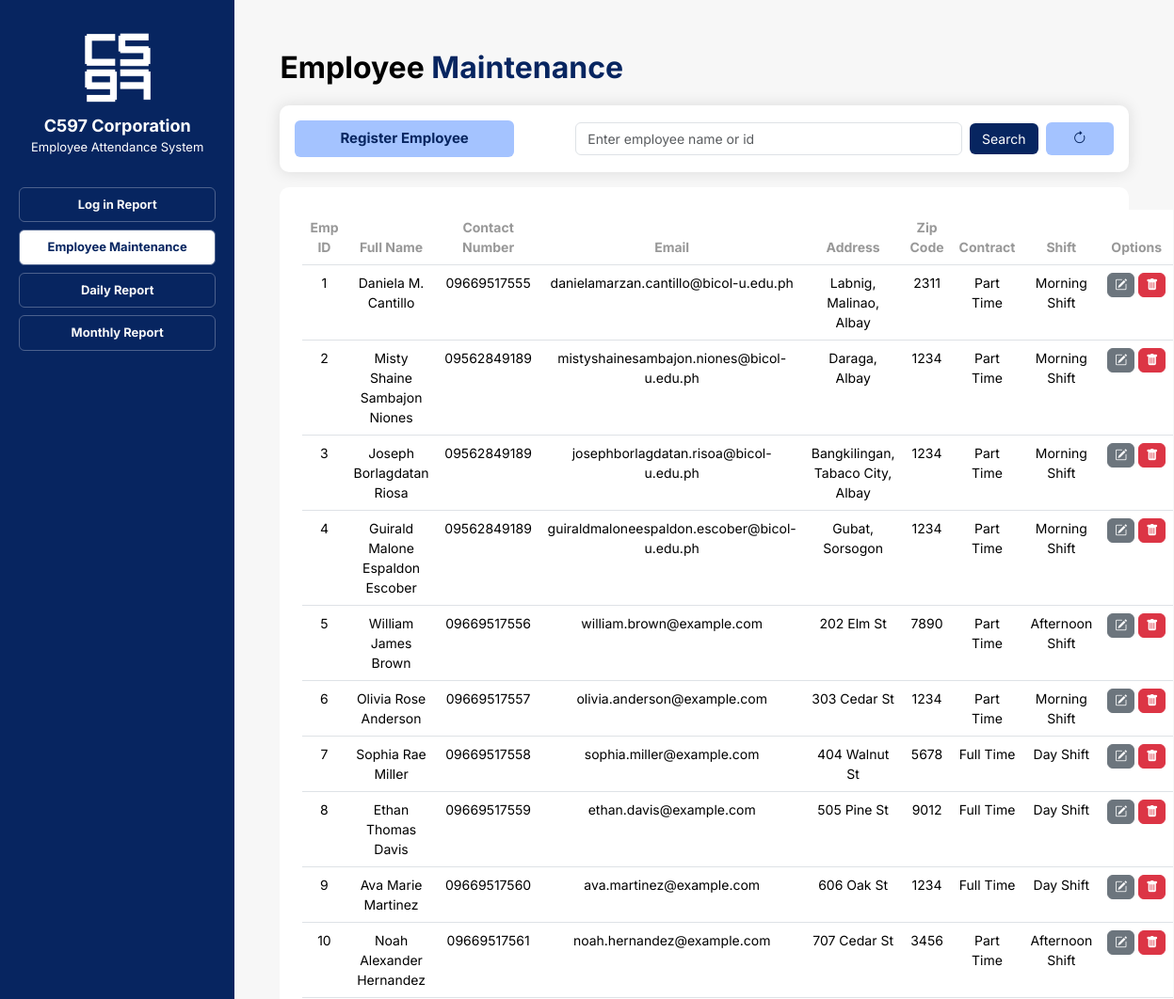
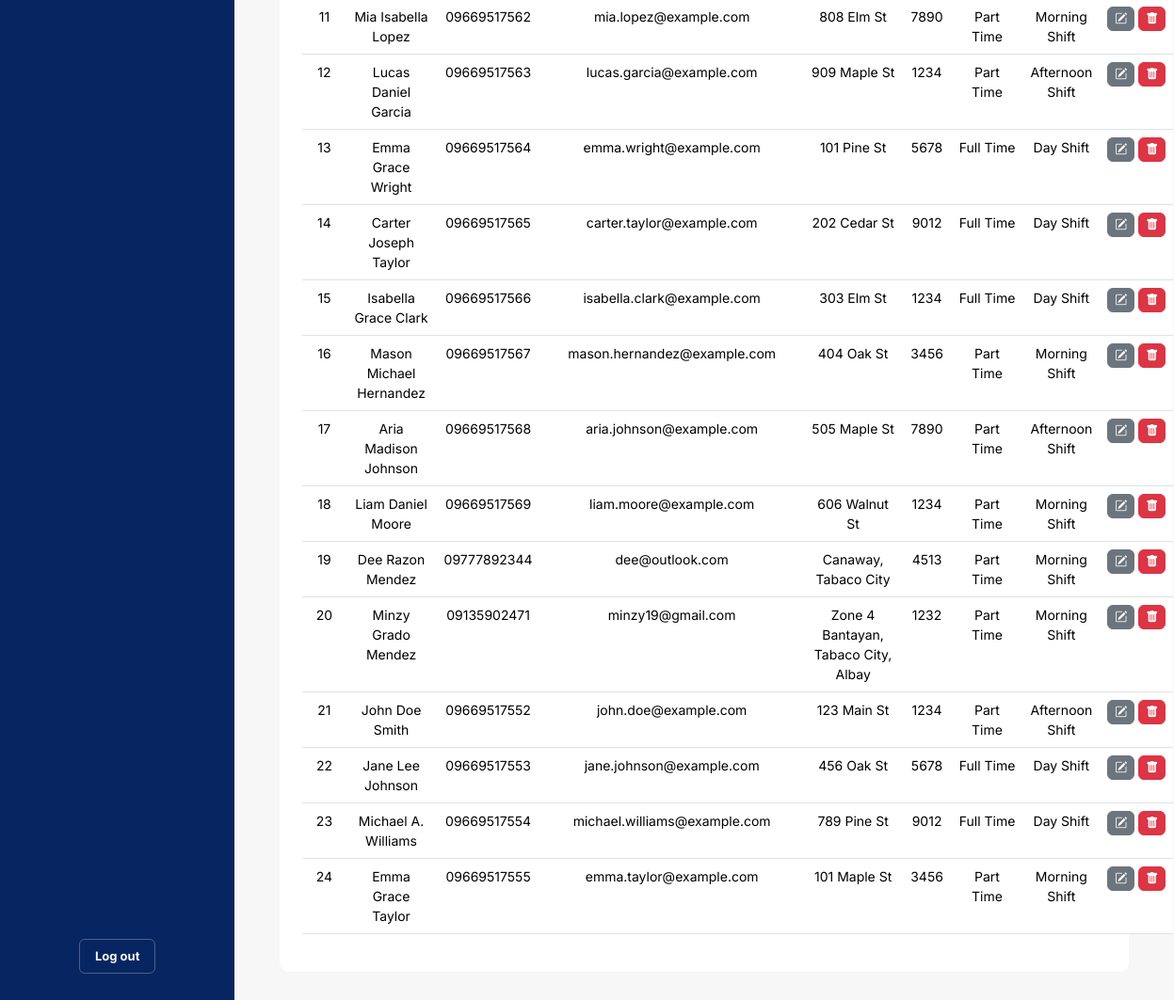
The app's page /pages/admin/employee-maintenance.php with its own data (2 pictures, top to bottom).
### tables this page shows
CREATE TABLE `employee` (
  `emp_id` int(11) NOT NULL,
  `password` varchar(30) NOT NULL,
  `first_name` varchar(50) DEFAULT NULL,
  `middle_name` varchar(50) DEFAULT NULL,
  `last_name` varchar(50) DEFAULT NULL,
  `address` varchar(100) DEFAULT NULL,
  `zip` varchar(4) DEFAULT NULL,
  `contact_number` varchar(11) DEFAULT NULL,
  `email_address` varchar(50) DEFAULT NULL,
  `contract` varchar(50) NOT NULL,
  `shift` varchar(25) NOT NULL
);

### pages/admin/emp-load.php (the view)
<?php
    echo "<tr>";
    echo "<td>" . $row["emp_id"] . "</td>";
    echo "<td>" . $row["first_name"] . " " . $row["middle_name"] . " " . $row["last_name"] . "</td>";
    echo "<td>" . $row["contact_number"] . "</td>";
    echo "<td>" . $row["email_address"] . "</td>";
    echo "<td>" . $row["address"] . "</td>";
    echo "<td>" . $row["zip"] . "</td>";
    echo "<td>" . $row["contract"] . "</td>";
    echo "<td>" . $row["shift"] . "</td>";
    echo "<td>
        <div class='btn_container me-0 d-flex gap-1'>
            <a href='employee-edit.php?emp_id=" . $row["emp_id"] . "' class='nav-link'><button class='btn btn-secondary'><i class='bi bi-pencil-square'></i></button></a>
            <a href='employee-delete.php?emp_id=" . $row["emp_id"] . "' class='nav-link'><button class='btn btn-danger'><i class='bi bi-trash-fill'></i></button></a>
        </div>
    </td>";
    echo "</tr>";
?>

### pages/admin/employee-maintenance.php (shortened to what this page needs)
<!DOCTYPE html>
<html lang="en">
<head>
    <link rel="stylesheet" href="https://cdn.jsdelivr.net/npm/bootstrap@5.3.2/dist/css/bootstrap.min.css">
    <link rel="stylesheet" href="https://cdn.jsdelivr.net/npm/bootstrap-icons@1.11.2/font/bootstrap-icons.min.css">
    <link rel="stylesheet" href="../css/nav-bar.css">
    <link rel="stylesheet" href="../css/employee-maintenance.css">
</head>
<body class="container-fluid">
    <div class="container-fluid row gap-0">
        <?php
            include('../php/nav-bar.php');
        ?>
        <div class="right_panel container p-5">
            <p class="header_title">Employee <span class="blue_title">Maintenance</span></p>
                <form class="search_register white_container row m-0 p-3 align-items-center justify-content-between gap-2" method="GET">
                    <div class="register_button col col-4 m-0 p-0">
                        <a class="nav-link" href="employee-registration.php"><button class="btn btn-primary px-5 py-2" type="button">Register Employee</button></a>
                    </div>
                    <div class="col col-6-sm m-0 p-0">
                        <input class="form-control w-100" type="search" placeholder="Enter employee name or id" aria-label="Search" name="emp_id">
                    </div>
                    <div class="search_button col col-1 m-0 p-0">
                        <input class="btn btn-primary w-100" type="submit" value="Search">
                    </div>
                    <div class="register_button col col-1 ms-auto p-0">
                        <a href="employee-maintenance.php"><button type="button" class="btn btn-primary w-100"><i class="bi bi-arrow-clockwise"></i></button></a>
                    </div>
                </form>
            <div class="white_container row mt-3 p-4 mx-0 text-center justify-content-evenly">
                <table class="table">
                    <thead>
                        <tr>
                            <th scope="col">Emp ID</th>
                            <th scope="col">Full Name</th>
                            <th scope="col">Contact Number</th>
                            <th scope="col">Email</th>
                            <th scope="col">Address</th>
                            <th scope="col">Zip Code</th>
                            <th scope="col">Contract</th>
                            <th scope="col">Shift</th>
                            <th scope="col">Options</th>
                        </tr>
                    </thead>
                    <tbody class="table_body">
                        <?php
                            include_once __DIR__ . '/../php/connection.php';
                            if (isset($_GET["emp_id"])) {
                                $emp_id = $_GET["emp_id"];
                                if (!$emp_id) {
                                    echo "
                                    <div class='alert alert-warning py-3 mb-3' role='alert'>
                                        <div class='alert_mes text-center'>No employee name or ID entered!</div>
                                    </div>
                                    ";
                                }
                                $sql = "SELECT * FROM employee WHERE emp_id = '" . $emp_id . "' OR CONCAT(first_name, ' ', middle_name, ' ', last_name) LIKE '%" . $emp_id . "%'";
                                $result = mysqli_query($conn, $sql);
                                if (mysqli_num_rows($result) > 0) {
                                    while ($row = mysqli_fetch_assoc($result)) {
                                        include "emp-load.php";
                                    }
                                } else {
                                    $emp_notfound = true;
                                }
                            } else {
                                $sql = "SELECT * FROM employee";
                                $result = mysqli_query($conn, $sql);
                                if (mysqli_num_rows($result) > 0) {
                                    while ($row = mysqli_fetch_assoc($result)) {
                                        include "emp-load.php";
                                    }
                                } else {
                                    $emp_notfound = true;
                                }
                            }
                        ?>
                    </tbody>
                </table>
            </div>
        </div>
    </div>
</body>
</html>

### pages/css/nav-bar.css (style rules this page uses)
body { font-family: 'Inter', sans-serif; }

### pages/css/employee-maintenance.css (style rules this page uses)
a { margin: 0; padding: 0; }
body { font-family: 'Inter', sans-serif; background: #f7f7f7; }
.blue_title { color: #072560; }
.btn_container .btn { font-size: 13px; padding: 2.5px 7px; }
.container-fluid { margin: 0; padding: 0; }
.header_title { font-weight: bold; font-size: 2rem; }
.register_button button, .register_button button:hover { background-color: #A4C3FF; border: none; color: #072560; font-weight: bold; font-size: 15px; }
.right_panel { width: 80%; margin-left: 20%; color: black; min-height: 100vh; }
.search_button input, .search_button input:hover { border: none; background-color: #072560; color: white; font-size: 14px; }
.search_register { box-shadow: 0 0 15px 1px rgba(0, 0, 0, 0.1); }
.search_register input { font-size: 14px; }
.table th { color: #989898; }
.table th, .table_body td { font-size: 14px; }
.white_container { background-color: #fff; border-radius: 10px; padding: 10px; }

### records on screen
employee: emp_id "1", first_name "Daniela", middle_name "M.", last_name "Cantillo", contact_number "09669517555", email_address "danielamarzan.cantillo@bicol-u.edu.ph", address "Labnig, Malinao, Albay", zip "2311", contract "Part Time", shift "Morning Shift"
employee: emp_id "2", first_name "Misty Shaine", middle_name "Sambajon", last_name "Niones", contact_number "09562849189", email_address "mistyshainesambajon.niones@bicol-u.edu.ph", address "Daraga, Albay", zip "1234", contract "Part Time", shift "Morning Shift"
employee: emp_id "3", first_name "Joseph", middle_name "Borlagdatan", last_name "Riosa", contact_number "09562849189", email_address "josephborlagdatan.risoa@bicol-u.edu.ph", address "Bangkilingan, Tabaco City, Albay", zip "1234", contract "Part Time", shift "Morning Shift"
employee: emp_id "4", first_name "Guirald Malone", middle_name "Espaldon", last_name "Escober", contact_number "09562849189", email_address "guiraldmaloneespaldon.escober@bicol-u.edu.ph", address "Gubat, Sorsogon", zip "1234", contract "Part Time", shift "Morning Shift"
employee: emp_id "5", first_name "William", middle_name "James", last_name "Brown", contact_number "09669517556", email_address "william.brown@example.com", address "202 Elm St", zip "7890", contract "Part Time", shift "Afternoon Shift"
employee: emp_id "6", first_name "Olivia", middle_name "Rose", last_name "Anderson", contact_number "09669517557", email_address "olivia.anderson@example.com", address "303 Cedar St", zip "1234", contract "Part Time", shift "Morning Shift"
employee: emp_id "7", first_name "Sophia", middle_name "Rae", last_name "Miller", contact_number "09669517558", email_address "sophia.miller@example.com", address "404 Walnut St", zip "5678", contract "Full Time", shift "Day Shift"
employee: emp_id "8", first_name "Ethan", middle_name "Thomas", last_name "Davis", contact_number "09669517559", email_address "ethan.davis@example.com", address "505 Pine St", zip "9012", contract "Full Time", shift "Day Shift"
employee: emp_id "9", first_name "Ava", middle_name "Marie", last_name "Martinez", contact_number "09669517560", email_address "ava.martinez@example.com", address "606 Oak St", zip "1234", contract "Full Time", shift "Day Shift"
employee: emp_id "10", first_name "Noah", middle_name "Alexander", last_name "Hernandez", contact_number "09669517561", email_address "noah.hernandez@example.com", address "707 Cedar St", zip "3456", contract "Part Time", shift "Afternoon Shift"
employee: emp_id "11", first_name "Mia", middle_name "Isabella", last_name "Lopez", contact_number "09669517562", email_address "mia.lopez@example.com", address "808 Elm St", zip "7890", contract "Part Time", shift "Morning Shift"
employee: emp_id "12", first_name "Lucas", middle_name "Daniel", last_name "Garcia", contact_number "09669517563", email_address "lucas.garcia@example.com", address "909 Maple St", zip "1234", contract "Part Time", shift "Afternoon Shift"
employee: emp_id "13", first_name "Emma", middle_name "Grace", last_name "Wright", contact_number "09669517564", email_address "emma.wright@example.com", address "101 Pine St", zip "5678", contract "Full Time", shift "Day Shift"
employee: emp_id "14", first_name "Carter", middle_name "Joseph", last_name "Taylor", contact_number "09669517565", email_address "carter.taylor@example.com", address "202 Cedar St", zip "9012", contract "Full Time", shift "Day Shift"
employee: emp_id "15", first_name "Isabella", middle_name "Grace", last_name "Clark", contact_number "09669517566", email_address "isabella.clark@example.com", address "303 Elm St", zip "1234", contract "Full Time", shift "Day Shift"
employee: emp_id "16", first_name "Mason", middle_name "Michael", last_name "Hernandez", contact_number "09669517567", email_address "mason.hernandez@example.com", address "404 Oak St", zip "3456", contract "Part Time", shift "Morning Shift"
employee: emp_id "17", first_name "Aria", middle_name "Madison", last_name "Johnson", contact_number "09669517568", email_address "aria.johnson@example.com", address "505 Maple St", zip "7890", contract "Part Time", shift "Afternoon Shift"
employee: emp_id "18", first_name "Liam", middle_name "Daniel", last_name "Moore", contact_number "09669517569", email_address "liam.moore@example.com", address "606 Walnut St", zip "1234", contract "Part Time", shift "Morning Shift"
employee: emp_id "19", first_name "Dee", middle_name "Razon", last_name "Mendez", contact_number "09777892344", email_address "dee@outlook.com", address "Canaway, Tabaco City", zip "4513", contract "Part Time", shift "Morning Shift"
employee: emp_id "20", first_name "Minzy", middle_name "Grado", last_name "Mendez", contact_number "09135902471", email_address "minzy19@gmail.com", address "Zone 4 Bantayan, Tabaco City, Albay", zip "1232", contract "Part Time", shift "Morning Shift"
employee: emp_id "21", first_name "John", middle_name "Doe", last_name "Smith", contact_number "09669517552", email_address "john.doe@example.com", address "123 Main St", zip "1234", contract "Part Time", shift "Afternoon Shift"
employee: emp_id "22", first_name "Jane", middle_name "Lee", last_name "Johnson", contact_number "09669517553", email_address "jane.johnson@example.com", address "456 Oak St", zip "5678", contract "Full Time", shift "Day Shift"
employee: emp_id "23", first_name "Michael", middle_name "A.", last_name "Williams", contact_number "09669517554", email_address "michael.williams@example.com", address "789 Pine St", zip "9012", contract "Full Time", shift "Day Shift"
employee: emp_id "24", first_name "Emma", middle_name "Grace", last_name "Taylor", contact_number "09669517555", email_address "emma.taylor@example.com", address "101 Maple St", zip "3456", contract "Part Time", shift "Morning Shift"
